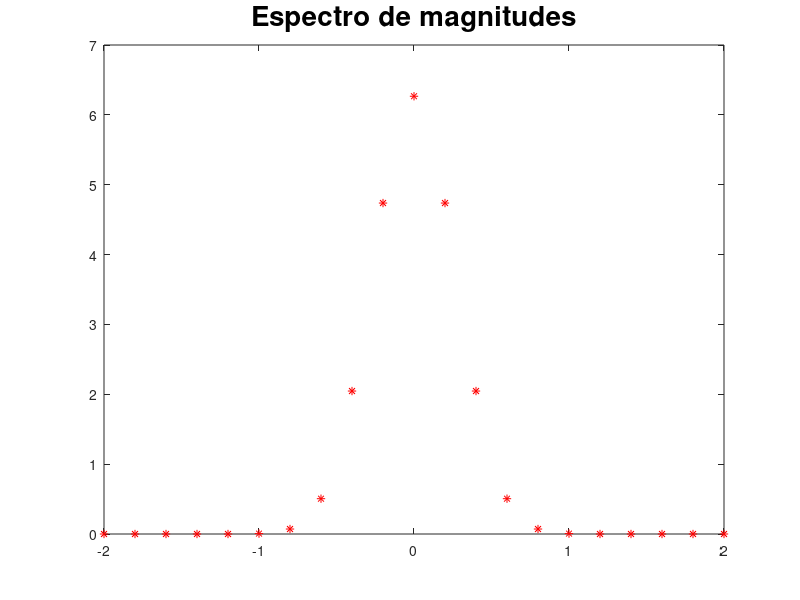

Reproduce this figure in MATLAB.
%Questão 1.d)

% Intervalo
dt=0.2;

% Dados basicos
t=-2:dt:2;
v=exp(-2*t.^2);
% plot (t, v, "rx", "linewidth", 10);
% title("v(t) por t - 1.d)", "fontsize", 20);
% xlabel("t", "fontsize", 18);
% ylabel("v(t)", "fontsize", 18);
V = fft(v);
modV = abs(V);
angV = angle(V);
V = fftshift(V);
modV = abs(V);
plot(t, modV, "r*")
title("Espectro de magnitudes", "fontsize", 20);

